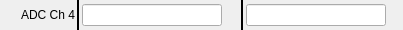
                       <widget class="QFrame" name="frame_7">
                        <property name="maximumSize">
                         <size>
                          <width>16777215</width>
                          <height>30</height>
                         </size>
                        </property>
                        <property name="frameShape">
                         <enum>QFrame::NoFrame</enum>
                        </property>
                        <property name="frameShadow">
                         <enum>QFrame::Raised</enum>
                        </property>
                        <layout class="QHBoxLayout" name="horizontalLayout_17">
                         <property name="spacing">
                          <number>2</number>
                         </property>
                         <property name="leftMargin">
                          <number>0</number>
                         </property>
                         <property name="topMargin">
                          <number>0</number>
                         </property>
                         <property name="rightMargin">
                          <number>0</number>
                         </property>
                         <property name="bottomMargin">
                          <number>0</number>
                         </property>
                         <item>
                          <layout class="QHBoxLayout" name="horizontalLayout_18">
                           <property name="spacing">
                            <number>2</number>
                           </property>
                           <item>
                            <widget class="QLabel" name="label_28">
                             <property name="minimumSize">
                              <size>
                               <width>75</width>
                               <height>0</height>
                              </size>
                             </property>
                             <property name="maximumSize">
                              <size>
                               <width>75</width>
                               <height>16777215</height>
                              </size>
                             </property>
                             <property name="text">
                              <string>ADC Ch 4</string>
                             </property>
                             <property name="alignment">
                              <set>Qt::AlignRight|Qt::AlignTrailing|Qt::AlignVCenter</set>
                             </property>
                            </widget>
                           </item>
                           <item>
                            <widget class="Line" name="line_18">
                             <property name="frameShadow">
                              <enum>QFrame::Plain</enum>
                             </property>
                             <property name="lineWidth">
                              <number>2</number>
                             </property>
                             <property name="orientation">
                              <enum>Qt::Vertical</enum>
                             </property>
                            </widget>
                           </item>
                           <item>
                            <widget class="PyDMLineEdit" name="PyDMLineEdit_11">
                             <property name="minimumSize">
                              <size>
                               <width>140</width>
                               <height>0</height>
                              </size>
                             </property>
                             <property name="maximumSize">
                              <size>
                               <width>140</width>
                               <height>16777215</height>
                              </size>
                             </property>
                             <property name="toolTip">
                              <string/>
                             </property>
                             <property name="alignment">
                              <set>Qt::AlignCenter</set>
                             </property>
                             <property name="showUnits" stdset="0">
                              <bool>true</bool>
                             </property>
                             <property name="precisionFromPV" stdset="0">
                              <bool>false</bool>
                             </property>
                             <property name="channel" stdset="0">
                              <string>ca://TPR:${LOCA}:${IOC_UNIT}:${INST}:TRG14_SYS0_TDES</string>
                             </property>
                            </widget>
                           </item>
                           <item>
                            <widget class="PyDMByteIndicator" name="PyDMByteIndicator_13">
                             <property name="minimumSize">
                              <size>
                               <width>15</width>
                               <height>15</height>
                              </size>
                             </property>
                             <property name="maximumSize">
                              <size>
                               <width>15</width>
                               <height>15</height>
                              </size>
                             </property>
                             <property name="toolTip">
                              <string/>
                             </property>
                             <property name="channel" stdset="0">
                              <string>ca://TPR:${LOCA}:${IOC_UNIT}:${INST}:TRG14_SYS0_TCTL</string>
                             </property>
                             <property name="showLabels" stdset="0">
                              <bool>false</bool>
                             </property>
                             <property name="labels" stdset="0">
                              <stringlist>
                               <string></string>
                              </stringlist>
                             </property>
                            </widget>
                           </item>
                           <item>
                            <widget class="Line" name="line_6">
                             <property name="frameShadow">
                              <enum>QFrame::Plain</enum>
                             </property>
                             <property name="lineWidth">
                              <number>2</number>
                             </property>
                             <property name="orientation">
                              <enum>Qt::Vertical</enum>
                             </property>
                            </widget>
                           </item>
                           <item>
                            <widget class="PyDMLineEdit" name="PyDMLineEdit_12">
                             <property name="minimumSize">
                              <size>
                               <width>140</width>
                               <height>0</height>
                              </size>
                             </property>
                             <property name="maximumSize">
                              <size>
                               <width>140</width>
                               <height>16777215</height>
                              </size>
                             </property>
                             <property name="toolTip">
                              <string/>
                             </property>
                             <property name="alignment">
                              <set>Qt::AlignCenter</set>
                             </property>
                             <property name="showUnits" stdset="0">
                              <bool>true</bool>
                             </property>
                             <property name="precisionFromPV" stdset="0">
                              <bool>false</bool>
                             </property>
                             <property name="channel" stdset="0">
                              <string>ca://TPR:${LOCA}:${IOC_UNIT}:${INST}:TRG14_SYS2_TDES</string>
                             </property>
                            </widget>
                           </item>
                           <item>
                            <widget class="PyDMByteIndicator" name="PyDMByteIndicator_14">
                             <property name="minimumSize">
                              <size>
                               <width>15</width>
                               <height>15</height>
                              </size>
                             </property>
                             <property name="maximumSize">
                              <size>
                               <width>15</width>
                               <height>15</height>
                              </size>
                             </property>
                             <property name="toolTip">
                              <string/>
                             </property>
                             <property name="channel" stdset="0">
                              <string>ca://TPR:${LOCA}:${IOC_UNIT}:${INST}:TRG14_SYS2_TCTL</string>
                             </property>
                             <property name="showLabels" stdset="0">
                              <bool>false</bool>
                             </property>
                             <property name="labels" stdset="0">
                              <stringlist>
                               <string></string>
                              </stringlist>
                             </property>
                            </widget>
                           </item>
                          </layout>
                         </item>
                        </layout>
                       </widget>
